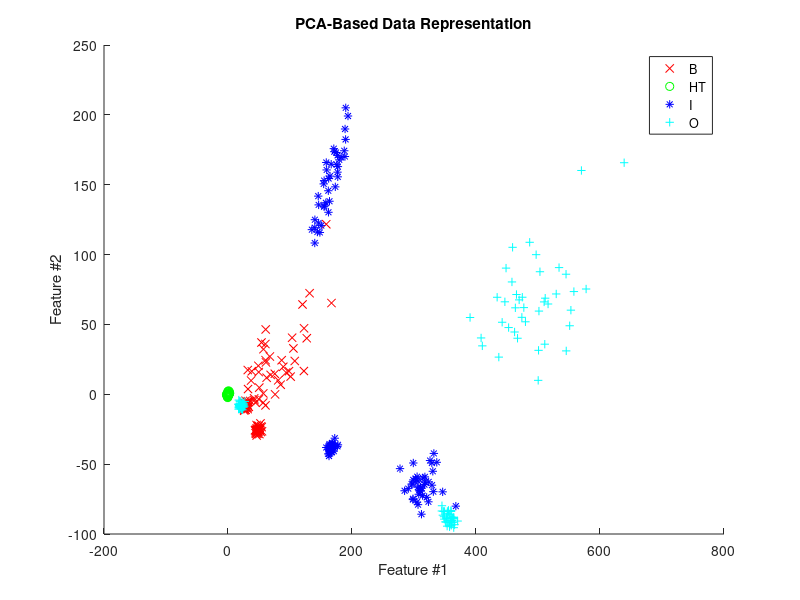

MATLAB code to generate this figure: (Note: this script raises an error after producing the figure.)
close all  
clear      
clc           

% This script performs Support Vector Machine (SVM)-based novelty detection.
% The approach involves training an SVM model on known class data and
% identifying novel data points based on their position relative to the SVM decision boundary.
%
% The code is organized into the following sections:
%
%   PART 1. DATA LOADING
%       This section loads the feature dataset, containing features and
%       target labels for each class.
%
%   PART 2. DATA PREPROCESSING
%       Reduces data dimensions using Principal Component Analysis (PCA) for easier visualization.
%       Unlike "SVM_NoveltyDetection.mat", all features are taken into
%       account when performing PCA (8 features --> 2 features)
%
%   PART 3. MODEL TRAINING
%       Sets up the SVM model, defining known data points and setting the model parameters.
%
%   PART 4. NOVELTY DETECTION AND PLOTTING
%       Uses SVM to classify new points as "known" or "novel".
%       Plots the decision boundary and identifies novel points in the validation data.
%
%   PART 5. VALIDATION AND PERFORMANCE
%       Validates the SVM model and calculates accuracy metrics.

%% -------------- Part 1. Data Loading ----------------
% Load data, containing features for fault type and severity, as well as a target
% label array with target names for fault types. Severity is not taken into account
% in the target labels.
load data_SVM_NoveltyDetection.mat; 

%% -------------- Part 2. Data Preprocessing -------------
data_norm = Mat_Normalizada_val(:, 1:8); % Using all features

% Perform PCA to reduce data dimensions for visualization
DataCov = cov(data_norm);                 % Calculate covariance matrix
[PC, variances, explained] = pcacov(DataCov); % Apply PCA and get explained variance

% Display explained variance for each principal component
disp('Explained variance by each principal component (%):');
disp(explained');

% Retain only the first two principal components based on explained variance
z = 2;                                    % Number of principal components to retain
PC = PC(:, 1:z);                          % Select first two principal components
data_PC = data_norm * PC;                 % Project data into principal component space

% Plot data in 2D for visualization
figure(1);
gscatter(data_PC(:, 1), data_PC(:, 2), Targets_names, 'rgbcmyk', 'xo*+sd><^', 6);
xlabel('Feature #1');
ylabel('Feature #2');
title('PCA-Based Data Representation');

%% -------------- Part 3. Model Training ----------------
% Set up the SVM model parameters for novelty detection
D = data_PC(1:40, :);                     % Use first 40 samples as the training data
Y = ones(size(D, 1), 1);                  % Create labels for known data (all ones)
model = fitcsvm(D, Y, 'KernelFunction', 'RBF', 'KernelScale', 'auto', 'ClassNames', {'1', '0'}, 'OutlierFraction', 0.05);

% Generate a grid for decision boundary visualization
n = 1500;                                 % Number of points in grid for boundary plot
x1 = linspace(2 * min(data_PC(:, 1)) - 30, max(data_PC(:, 1)) + 30, n); % Grid for first principal component
x2 = linspace(2 * min(data_PC(:, 2)) - 10, max(data_PC(:, 2)) + 10, n);  % Grid for second principal component
[X1, X2] = meshgrid(x1, x2);
XG = [X1(:), X2(:)];                      % Create meshgrid for contour plotting

% Predict labels for the grid points using the trained SVM model
[labels, ~] = predict(model, XG);         % Get predicted labels for grid points
class = zeros(size(labels));               % Initialize class variable for known/novel classification
for cont = 1:length(labels)
    if labels{cont} == '1'                % Classify points based on predicted labels
        class(cont, 1) = 1;                % Known class
    end
end

%% -------------- Part 4. Novelty Detection and Plotting --------------
% Plot decision boundary and known vs novel data points
figure(2);
title('SVM Novelty Detection');
xlabel('Feature #1');
ylabel('Feature #2');
set(gca, 'Color', 'w'); % Set background color
hold on;
contour(X1, X2, reshape(class, size(X1, 1), size(X2, 1)), [1, 1], 'Color', 'k'); % Plot decision boundary
gscatter(D(:, 1), D(:, 2), [], 'b', 'o'); % Known class points (shown in blue)
hold off;

%% -------------- Part 5. Validation and Performance -----------------
% Classify validation data based on distance to known class
VDA = data_PC(41:end, :);                  % Validation data
VTA = target(41:end);                      % True labels for validation data ('1' for healthy)

% Get predictions for validation data using the SVM model
[labels_val, ~] = predict(model, VDA);     % Get predictions

% Convert cell array to string array for comparison
labels_val_str = string(labels_val);        % Convert labels_val from cell to string

% Initialize confusion matrix elements
confusion = zeros(2, 2); % Format: [TP, FN; FP, TN]

% Calculate confusion matrix elements
confusion(1, 1) = sum(labels_val_str == '1' & VTA == 1);  % True Positives (healthy classified as healthy)
confusion(1, 2) = sum(labels_val_str ~= '1' & VTA == 1);  % False Negatives (healthy classified as novel)
confusion(2, 1) = sum(labels_val_str == '1' & VTA ~= 1);  % False Positives (novel classified as healthy)
confusion(2, 2) = sum(labels_val_str ~= '1' & VTA ~= 1);  % True Negatives (novel classified as novel)

% Calculate accuracy metrics
accuracy = (confusion(1, 1) + confusion(2, 2)) / sum(confusion(:)); % Overall accuracy

% Display results
disp('Confusion Matrix:');
disp(confusion);
disp(['Detection Accuracy: ', num2str(accuracy)]);

% Plot validation results
figure(3);
contour(X1, X2, reshape(class, size(X1, 1), size(X2, 1)), [1, 1], 'Color', 'k'); % Decision boundary
hold on;
gscatter(VDA(:, 1), VDA(:, 2), labels_val, 'rg', 'xo', 8); % Known (green) vs novel (red) in validation
title('SVM Validation for Novelty Detection');
xlabel('Feature #1');
ylabel('Feature #2');
hold off;
